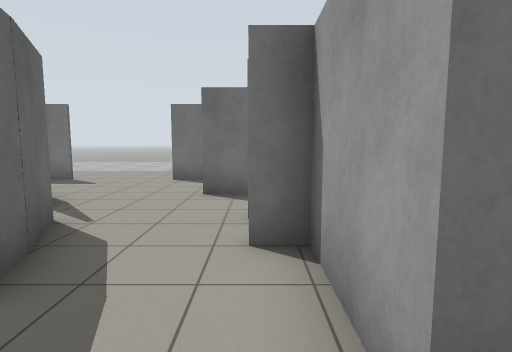
View 1 (above)

24 first-person views from a walk through a robot-simulator world made for Gazebo. The camera is 1.2 m above the floor, tilts 6° down and sees 80° across. The floor is counted in squares, 1 m on a side. Each view is taken from the middle of a square. On the plan, view 1 faces up. The plan holds only what a view shows up to about 13 squares ahead; the rest is blank. The place goes on beyond the plan.

View 2
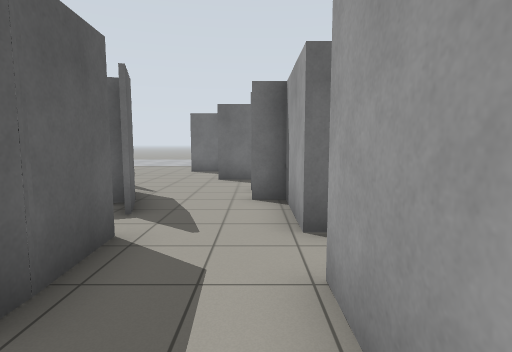

View 3
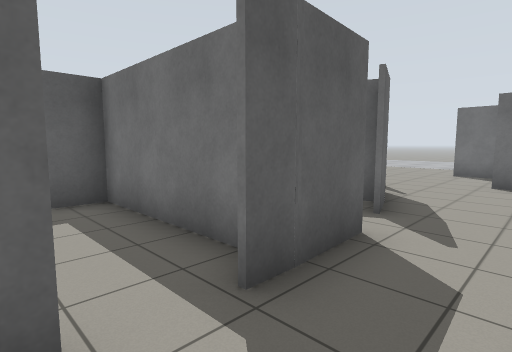

View 4
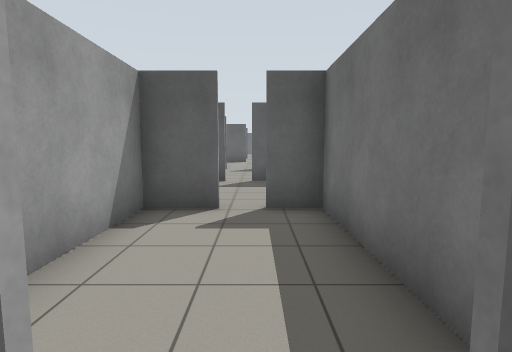

View 5
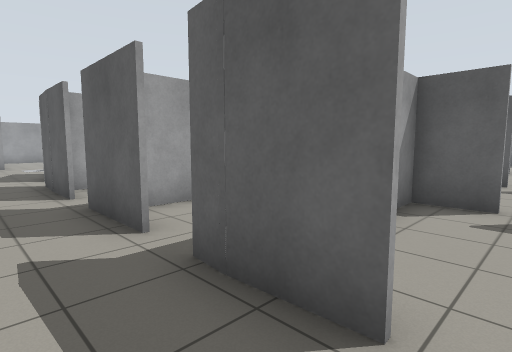

View 6
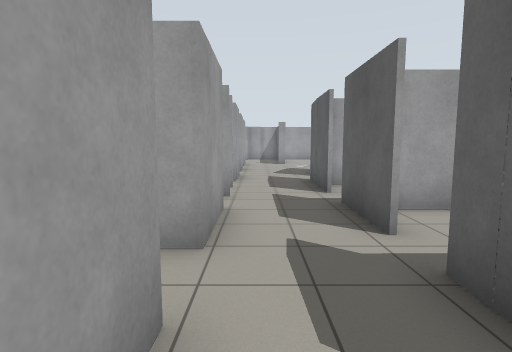

View 7
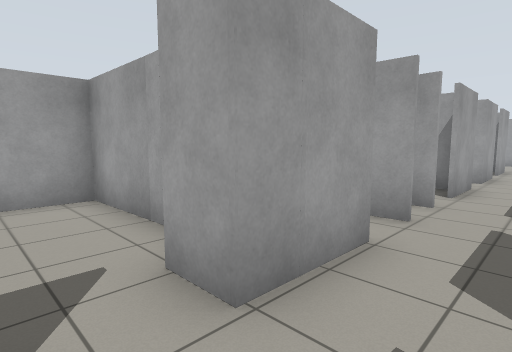

View 8
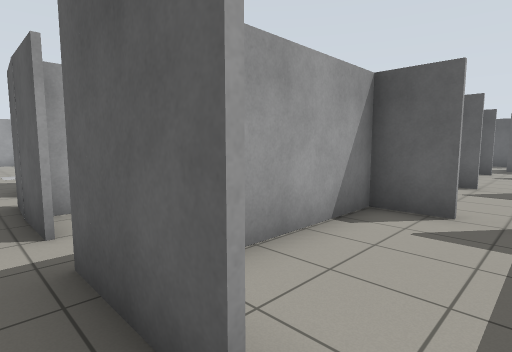

View 9
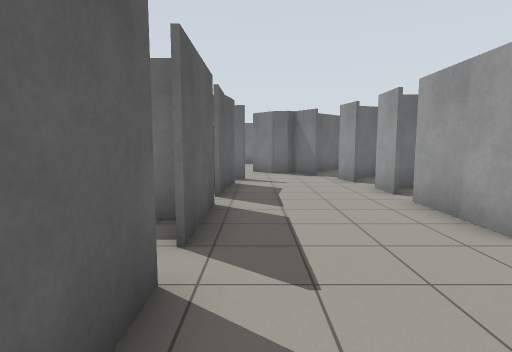

View 10
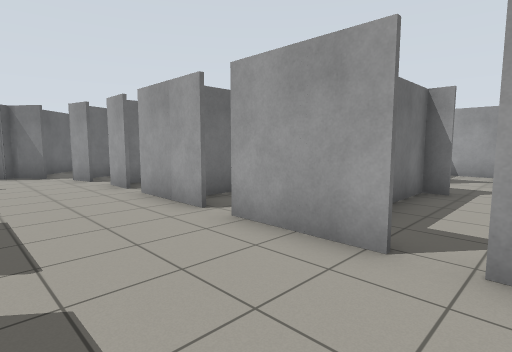

View 11
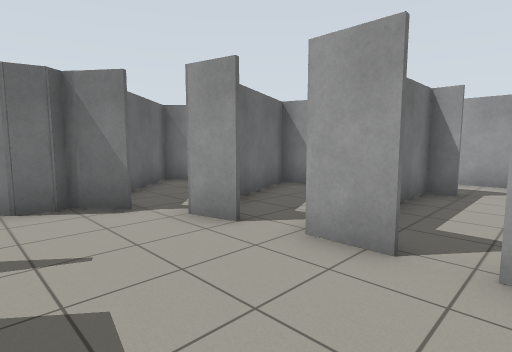

View 12
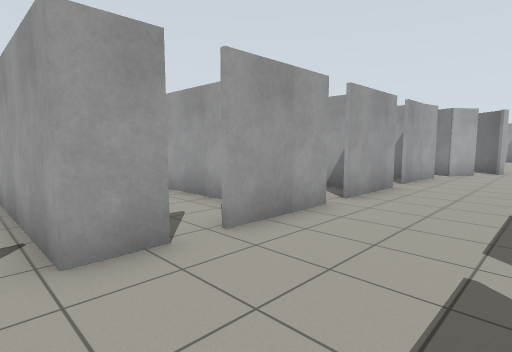

View 13
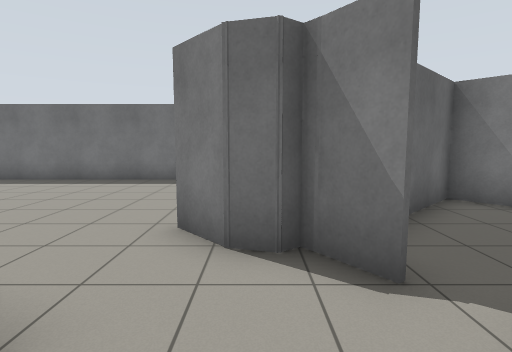

View 14
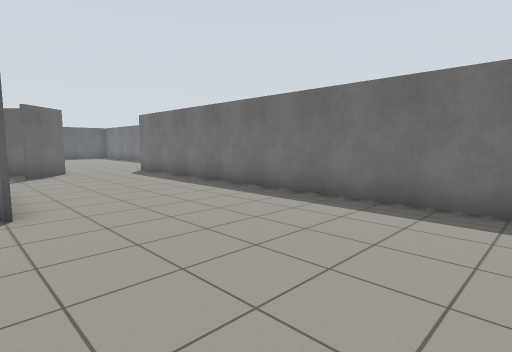

View 15
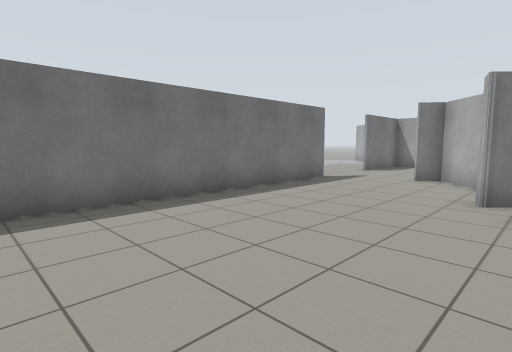

View 16
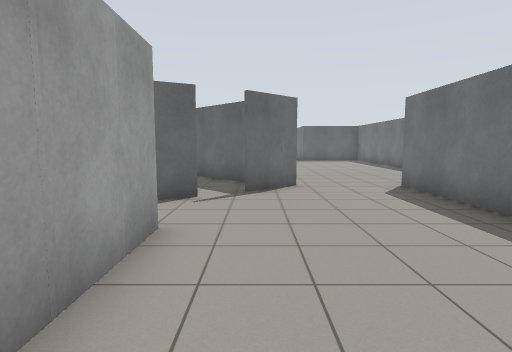

View 17
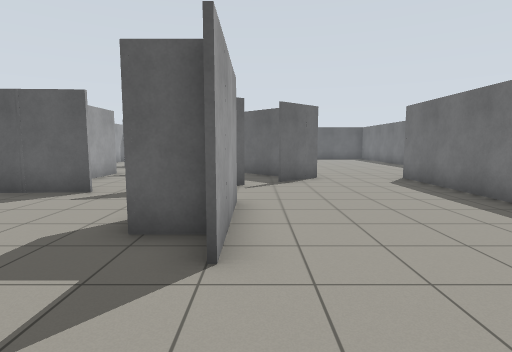

View 18
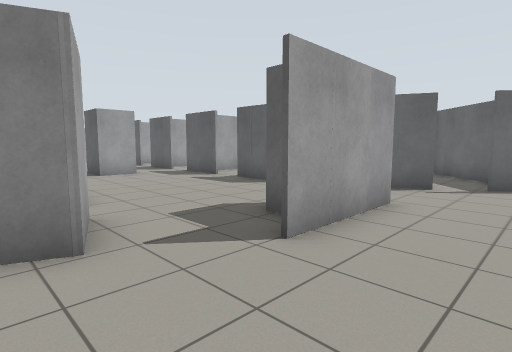

View 19
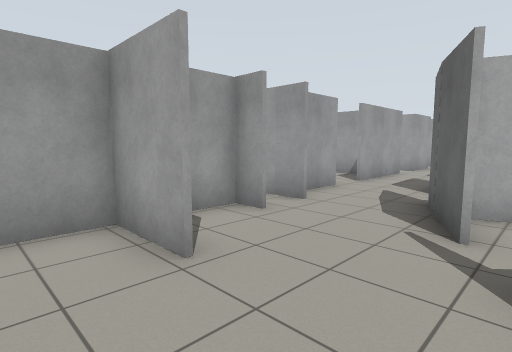

View 20
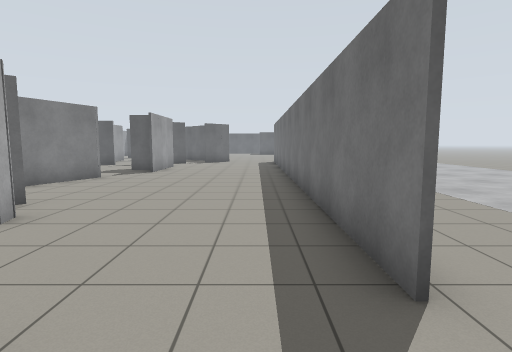

View 21
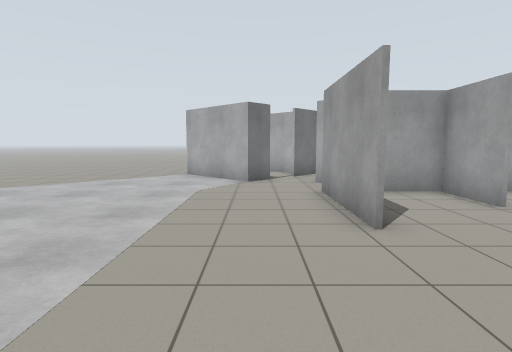

View 22
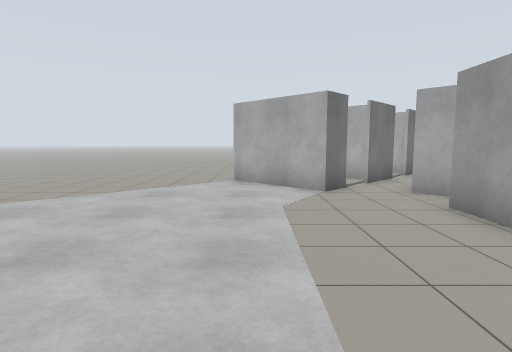

View 23
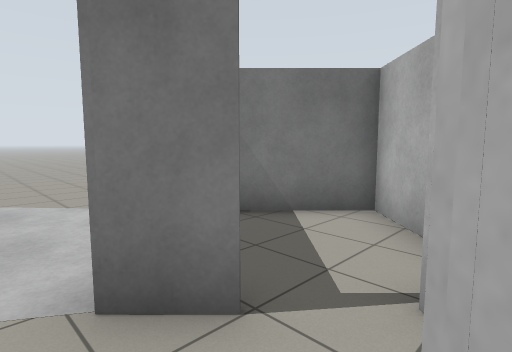

View 24
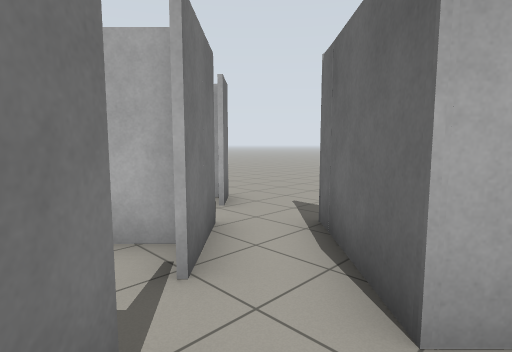

### Floor plan
Points are (right, up) in squares from view 1. A wall is a line through its corners. A room is listed if a view was taken in it or the views show most of it. See-through windows are left out.
Room 1 (view 1)
walls: (-1.9, 0.9) (-1.8, -0.5); (0.6, 1) (0.6, 3.5) (-0.1, 3.5); (-2.6, 3.5) (-2.1, 2)
ways out: opening at (-0.5, -1) to room 3; opening at (-1, 4) to room 7; gap at (-2, 1.5) to room 10; opening at (1, 0.5)
Room 2 (views 2, 3, 7, 8)
walls: (0.6, -4) (0.6, -2.6); (0.6, -5.4) (1.8, -5.4); (3, -6.2) (5.9, -6.1) (5.9, -4.5); (-1.7, -4.1) (-1.8, -4.8); (-1.8, -2.6) (-1.7, -4.2)
ways out: opening at (-0.5, -3) to room 3; opening at (-0.5, -6.5) to room 8; opening at (-2, -5) to room 9
Room 3 (views 4, 5, 6)
walls: (-1.9, -0.7) (-6.6, -0.7) (-6.6, -1.9); (-1.8, -0.5) (-1.8, -1.5); (-6.6, -2.6) (-6.6, -4.1) (-1.7, -4.1); (0.6, -2.6) (0.6, -0.4)
ways out: opening at (-0.5, -1) to room 1; opening at (-0.5, -3) to room 2; gap at (-7, -2.5) to room 4
Room 4 (views 9, 10, 11, 12, 13)
walls: (-6.7, -5.4) (-6.7, -2.6); (-10.8, -6.5) (-10.8, -8.1); (-10.8, -2.9) (-10.8, -5.6); (-6.7, -1.9) (-6.7, -0.7); (-6.7, -8.7) (-6.7, -6.1); (-10.8, -0.6) (-10.8, -2.1); (-10.6, 0.4) (-10.8, -0.7); (-6.9, 0.4) (-7.2, 1.6); (-6.7, -11.1) (-6.7, -9.5); (-10.3, 1.4) (-10.8, 1.6); (-6.9, -12.1) (-6.7, -11); (-7.7, 2.4) (-8.5, 3.5); (-8.7, 3.3) (-9.3, 3.4) (-10.1, 4.3)
ways out: gap at (-7, -2.5) to room 3; opening at (-10, 3) to room 5; gap at (-7, -5.5) to room 9; opening at (-8, 0) to room 10; opening at (-8, -9) to room 13; opening at (-11, -6); opening at (-11, 1); gap at (-11, -2.5); gap at (-7, -12)
Room 5 (views 14, 16, 17, 18)
walls: (-14.9, 3.4) (-12.5, 2.4); (-20.4, 4.6) (-16.9, 4.6); (-9, 5) (-8.4, 5.2); (-6.1, 5.5) (-4.8, 6.7); (-6.1, 10.2) (-24.9, 10.2); (-24.9, 7.3) (-23.6, 5.8); (-4.1, 5.8) (-5.5, 7.4)
ways out: opening at (-10, 3) to room 4; opening at (-21.5, 4.5) to room 6; opening at (-16, 4) to room 6; opening at (-6.5, 8.5) to room 7; opening at (-25, 8.5); opening at (-24, 5)
Room 6 (view 15)
walls: (-21.5, 1) (-21.4, -1.4); (-21.3, -2.7) (-21.2, -4.2); (-15.5, 1.7) (-14.9, 3.4); (-18, 4.6) (-18, 3.2); (-19.4, -5.2) (-18, -5.2); (-22.9, 4.7) (-22.4, 3.7)
low walls: (-16.9, 4.5) (-17.4, 4.5)
ways out: opening at (-21.5, 4.5) to room 5; opening at (-16, 4) to room 5; opening at (-21, -2); opening at (-20, -5.5); opening at (-16, 1); gap at (-22, 1.5)
Room 7 (views 19, 20, 21, 22, 23, 24)
walls: (-2.9, 10.3) (0.8, 10.3); (-1.6, 10.2) (-2.9, 10.2); (-1.4, 7.3) (0.8, 7.3); (-3.3, 4.8) (-2.5, 3.3); (-0.1, 7.2) (-1.4, 7.2); (1.9, 9.5) (2.5, 10.1); (-0.2, 5) (0.6, 5) (0.6, 8.8); (3.4, 11.5) (2.6, 12.2) (5.1, 14.7)
ways out: opening at (-1, 4) to room 1; opening at (-6.5, 8.5) to room 5; opening at (3, 11) to room 11; opening at (-4, 5) to room 12
Room 8 (no view inside)
walls: (-1.5, -9.4) (-1.4, -11.1); (-1.8, -10.9) (-1.9, -12.4); (0.6, -7.6) (0.6, -5.4); (-1.6, -5.9) (-1.6, -8.2); (0.6, -12.6) (0.6, -11.7)
ways out: opening at (-0.5, -6.5) to room 2; opening at (-2, -9) to room 13; opening at (0, -8); gap at (-2, -12)
Room 9 (no view inside)
walls: (-5.1, -4.1) (-5.9, -4.1); (-6.6, -6.1) (-6.6, -7.5) (-2.5, -7.5)
ways out: opening at (-2, -5) to room 2; gap at (-7, -5.5) to room 4
Room 10 (no view inside)
walls: (-6.7, -0.7) (-2.2, -0.6); (-2.3, 2.4) (-2.6, 3.2) (-7.2, 1.3)
ways out: gap at (-2, 1.5) to room 1; opening at (-8, 0) to room 4
Room 11 (no view inside)
walls: (5.2, 10.1) (7.4, 12.3) (5.6, 14.1); (2.5, 10.1) (3.8, 8.8)
ways out: opening at (3, 11) to room 7
Room 12 (no view inside)
walls: (-3.5, 3) (-3, 3.2); (-4.7, 6.7) (-7.5, 4.1)
ways out: opening at (-4, 5) to room 7
Room 13 (no view inside)
walls: (-2.6, -10.9) (-1.8, -10.9); (-1.9, -7.6) (-3.8, -7.6)
ways out: opening at (-8, -9) to room 4; opening at (-2, -9) to room 8

Positions as (right, up) in squares from view 1, and headings:
1: (0, 0), facing up
2: (0, -3), facing up
3: (0, -3), facing up-left
4: (-1, -2), facing left
5: (0, -2), facing down-left
6: (0, -2), facing down
7: (-1, -4), facing down-right
8: (-1, -5), facing down-left
9: (-10, -9), facing up
10: (-10, -10), facing up-right
11: (-10, -3), facing up-right
12: (-10, 0), facing down-right
13: (-9, 0), facing up
14: (-11, 4), facing up-left
15: (-16, 4), facing up-right
16: (-16, 6), facing left
17: (-14, 5), facing left
18: (-14, 7), facing down-left
19: (-4, 9), facing down-right
20: (-4, 9), facing left
21: (-7, 12), facing right
22: (-5, 14), facing right
23: (2, 10), facing up-right
24: (2, 12), facing down-right
